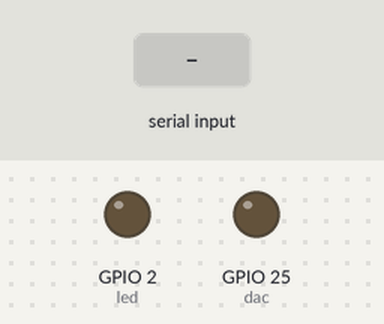
This program was run on a simulated ESP32 board running MicroPython. Parts: output pins drawn as LEDs (lit = HIGH). Inputs (shaded band) come from the test bench. What the program prints to the serial console is not drawn.

Above: at 1.2 s.
1.3 s: "1" received over the second serial link
At 2.1 s:
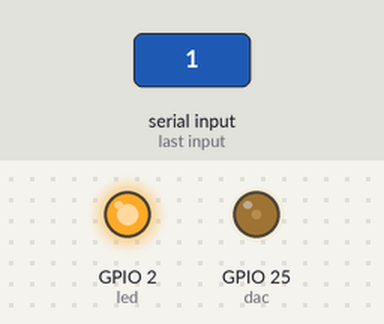
2.8 s: "0" received over the second serial link
At 3.3 s:
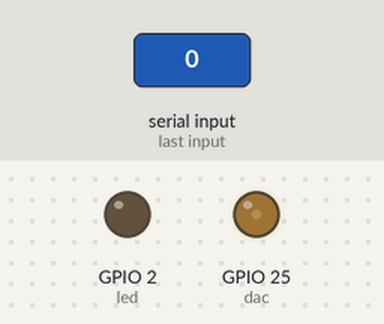
Timing chart, 0 to 5.8 s (numbered marks = the images above; inputs shaded):
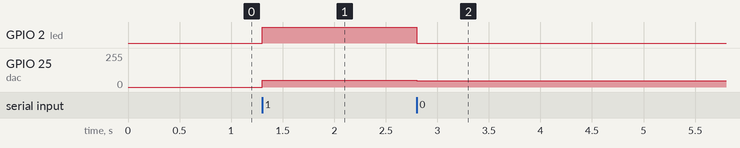

Measured:
- after the input at 1.3 s, GPIO 2 (led): LOW → HIGH at once; GPIO 25 (dac): 0/255 → 49/255 at once
- after the input at 2.8 s, GPIO 2 (led): HIGH → LOW at once; GPIO 25 (dac): 49/255 → 48/255 at once

The program:

dac-recieve.py
```python
from machine import UART, Pin, DAC
import time

# Initialize UART1 with GPIO4 TX, GPIO5 RX, baudrate 115200
uart = UART(1, baudrate=115200, tx=Pin(4), rx=Pin(5))
dac = DAC(Pin(25))  # DAC output pin (GPIO25)
led = Pin(2, Pin.OUT)  # Onboard LED for data indication

print("UART1 DAC output started")

while True:
    if uart.any():
        data = uart.read(1)
        if data:
            val = data[0]
            dac.write(val)  # Output analog voltage
            led.toggle()    # Toggle LED on data received
    else:
        time.sleep_ms(1)
```
